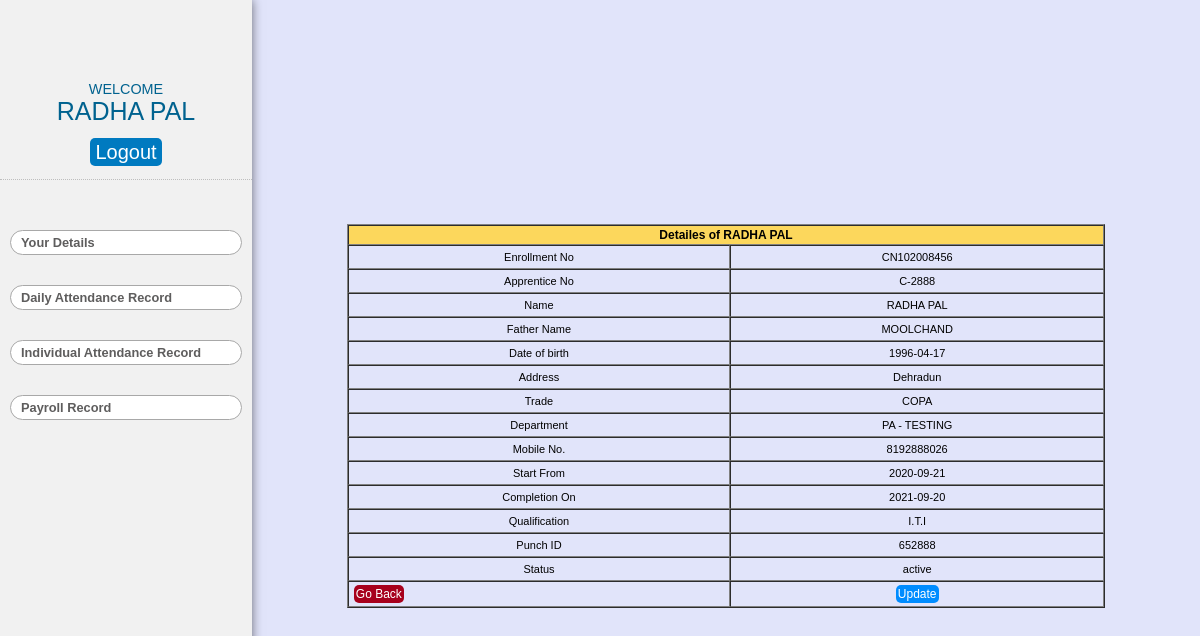
Screenshot of /view-details.php?apprentice_no=C-2888 (signed in) with the database file from the repository.
### tables this page shows
CREATE TABLE `apprentice` (
  `sn` int(11) NOT NULL,
  `enrollment_no` varchar(255) NOT NULL,
  `apprentice_no` varchar(255) NOT NULL,
  `name` varchar(255) NOT NULL,
  `father_name` varchar(255) NOT NULL,
  `dob` date NOT NULL,
  `address` varchar(255) NOT NULL,
  `trade` varchar(255) NOT NULL,
  `department` varchar(255) NOT NULL,
  `mobile` varchar(255) NOT NULL,
  `start_from` date NOT NULL,
  `completion_on` date NOT NULL,
  `qualification` int(11) NOT NULL,
  `punch_id` varchar(100) NOT NULL,
  `status` int(11) NOT NULL DEFAULT 1,
  `role` int(11) NOT NULL,
  `password` varchar(100) NOT NULL
);

### view-details.php (the view, shortened to what this page needs)
<!DOCTYPE html>
<html lang="en">
<head>
    <link rel="stylesheet" href="styles.css">
</head>
<body>
    <section class="content">
        <div class="main">
            <?php include_once "side-1.php"; ?>
            <div class="side-2" style="overflow-y:scroll">
                <div class="app-reg ">
                    <div class="input-table">
                        <?php include "backend/db.php";
                        $apprentice_no = $_GET['apprentice_no'];
                        $sql = "SELECT * from apprentice WHERE apprentice_no = '$apprentice_no'";
                        $result = mysqli_query($conn, $sql) or die("Query failed");
                        if (mysqli_num_rows($result) > 0) {
                            while ($row = mysqli_fetch_assoc($result)) {
                        ?>
                                <table width="100%" border="1" cellpadding="1" cellspacing="0" style="text-align:center; ">
                                    <thead>
                                        <tr>
                                            <th colspan="2">Detailes of <?php echo $row['name']; ?> </th>
                                        </tr>
                                    </thead>
                                    <tbody>
                                        <tr>
                                            <td>Enrollment No</td>
                                            <td><?php echo $row['enrollment_no']; ?></td>
                                        </tr>
                                        <tr>
                                            <td>Apprentice No</td>
                                            <td><?php echo $row['apprentice_no']; ?></td>
                                        </tr>
                                        <tr>
                                            <td>Name</td>
                                            <td><?php echo $row['name']; ?></td>
                                        </tr>
                                        <tr>
                                            <td>Father Name</td>
                                            <td><?php echo $row['father_name']; ?></td>
                                        </tr>
                                        <tr>
                                            <td>Date of birth</td>
                                            <td><?php echo $row['dob']; ?></td>
                                        </tr>
                                        <tr>
                                            <td>Address</td>
                                            <td><?php echo $row['address']; ?></td>
                                        </tr>
                                        <td>Trade</td>
                                        <td><?php echo $row['trade']; ?></td>
                                        <tr>
                                            <td>Department</td>
                                            <td><?php echo $row['department']; ?></td>
                                        </tr>
                                        <tr>
                                            <td>Mobile No.</td>
                                            <td><?php echo $row['mobile']; ?></td>
                                        </tr>
                                        <tr>
                                            <td>Start From</td>
                                            <td><?php echo $row['start_from']; ?></td>
                                        </tr>
                                        <tr>
                                            <td>Completion On</td>
                                            <td><?php echo $row['completion_on']; ?></td>
                                        </tr>
                                        <tr>
                                            <td>Qualification</td>
                                            <td><?php switch ($row['qualification']) {
                                                    case 3:
                                                        echo "I.T.I";
                                                        break;
                                                } ?></td>
                                        </tr>
                                        <tr>
                                            <td>Punch ID </td>
                                            <td><?php echo $row['punch_id']; ?></td>
                                        </tr>
                                        <tr>
                                            <td>Status </td>
                                            <td>
                                                <?php switch ($row['status']) {
                                                    case 1:
                                                        echo "active";
                                                        break;
                                                }
                                                ?>
                                            </td>
                                        </tr>
                                        <tr>
                                            <td style="text-align:left;"><a href='app-list.php' style='font-size:12px;background:rgb(167, 0, 28);color:#fff'>Go Back</a></td>
                                            <?php
                                            echo "<td><a href='update-details.php?apprentice_no={$row['apprentice_no']}' style='font-size:12px;background:rgb(0, 140, 255);color:#fff'>Update</a></td>"; ?>
                                        </tr>
                                    </tbody>
                                </table>
                        <?php
                            }
                        }
                        ?>
                    </div>
                </div>
            </div>
        </div>
    </section>
</body>
</html>

### side-1.php (shortened to what this page needs)
<!DOCTYPE html>
<html lang="en">
<head>
    <link rel="stylesheet" href="styles.css">
</head>
<body>
    <div class="side-1">
        <img class="belpic" src="images/bel.png" alt="">
        <div class="wlcm-msg">
            <p>WELCOME</p>
            <span style="text-transform:uppercase;font-size:25px;"><?php echo $_SESSION['name']." ".$_SESSION['lname'] ?> </span>
            <div class="logout-btn">
                <a class="btn" href="backend/logout.php">Logout</a>
            </div>
        </div>
        <div class="menu">
            <?php include "backend/db.php";
            if($_SESSION['role'] == 2) {
                echo "<a href='personal-details.php' id='app-details'>Your Details</a>";
            }
            ?>
            <a href="daily-attendance.php" id="D-att">Daily Attendance Record</a>
            <a href="individual-attendance.php" id="Ind-Att">Individual Attendance Record</a>
            <a href="payroll-data.php" id="Payroll">Payroll Record</a>
        </div>
    </div>
</body>
</html>

### styles.css (style rules this page uses)
* { box-sizing: border-box; margin: 0; padding: 0; scroll-behavior: smooth; font-family: "Poppins", sans-serif; }
body { width: 100vw; height: 100vh; }
a { text-decoration: none; }
section { height: 100vh; max-width: 100%; padding: 20px; }
.form input, a { margin-top: 50px; margin-left: auto; margin-right: auto; width: 90%; padding: 10px 10px; border: none; outline: none; color: rgb(0, 104, 104); background-color: rgb(255, 255, 255); border-radius: 5px; }
.btn { background-color: rgb(0, 183, 255); color: white; font-size: 20px; border-radius: 5px; transition: 0.5s ease-in-out; padding: 10px 10px; border: none; outline: none; }
.content { padding: 0; }
.main { height: 100%; display: flex; width: 100vw; }
.side-1 { display: flex; flex-direction: column; justify-content: center; width: 21%; background-color: rgb(241, 241, 241); padding-top: 50px; overflow-y: scroll; height: 100%; box-shadow: 0 0 10px rgba(0, 0, 0, 0.541); z-index: 9; }
.wlcm-msg { text-align: center; margin: 20px 0 20px; color: rgb(0, 98, 143); }
.wlcm-msg p { font-size: 0.9rem; }
.logout-btn { padding: 15px 0; border-bottom: 1px rgba(0, 0, 0, 0.212) dotted; }
.btn { background-color: rgb(0, 122, 192); padding: 3px 5px; outline: none; border: none; color: #fff; border-radius: 5px; cursor: pointer; }
.belpic { width: 90%; padding: 5px; }
.menu { display: flex; flex-direction: column; padding: 0 10px; height: 80%; }
.menu a { width: 100%; margin-top: 30px; text-decoration: none; background-color: #fff; padding: 4px 10px; border: 1px solid rgb(168, 168, 168); border-radius: 20px; color: rgb(94, 93, 93); font-size: 0.8rem; font-weight: bold; }
.side-2 { width: 79%; height: 100vh; overflow-y: scroll; background-color: rgba(193, 200, 244, 0.484); }
.app-reg { padding-top: 30px; width: 100%; height: 100%; display: flex; flex-direction: column; justify-content: center; align-items: center; }
.input-table { height: 80%; margin: auto; width: 80%; display: flex; justify-content: center; align-items: center; }
thead { background-color: rgb(252, 215, 92); font-size: 12px; }
th { padding: 2px; }
tr { height: 20px; }
td { font-size: 11px; padding: 5px 5px; }
td a { padding: 2px; cursor: pointer; font-size: 15px; }

### rows the page displays
apprentice: name "RADHA PAL", enrollment_no "CN102008456", apprentice_no "C-2888", father_name "MOOLCHAND", dob "1996-04-17", address "Dehradun", trade "COPA", department "PA - TESTING", mobile "8192888026", start_from "2020-09-21", completion_on "2021-09-20", shows "I.T.I", punch "652888", shows "active"

### other values shown
$_SESSION['name'] "RADHA PAL"
